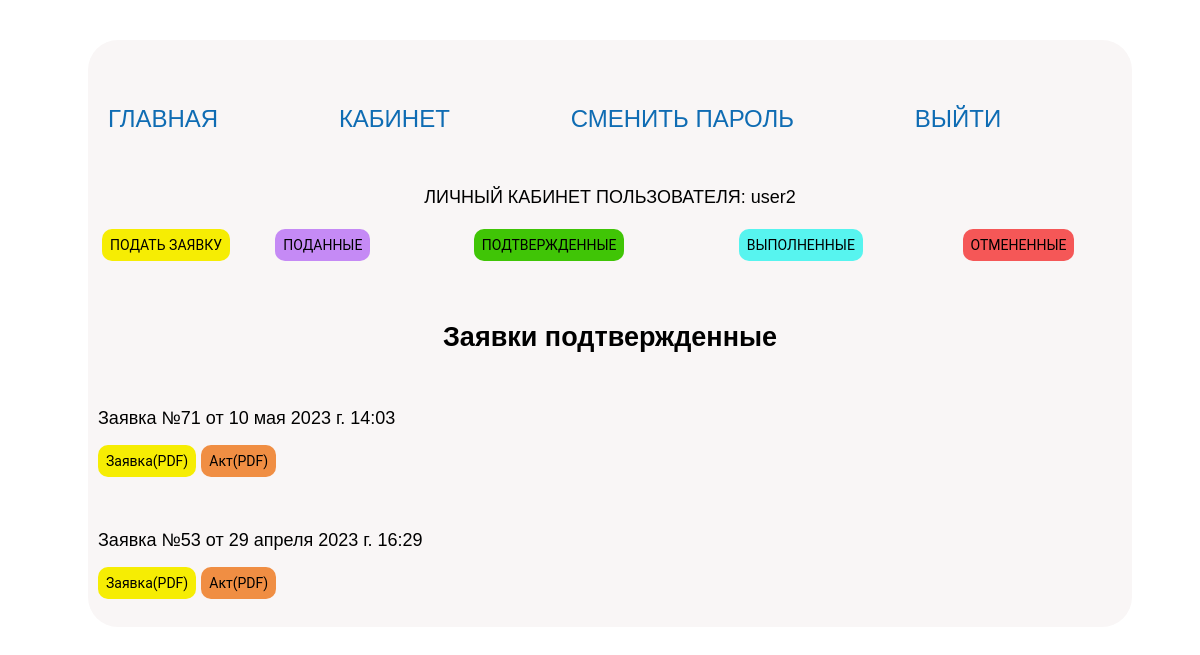
The page /all_applications_confirm/ (signed in) on the database its author committed.
### main/models.py (models this page shows, shortened)
class Application(models.Model):
    aplic_user = models.ForeignKey(
        User,
        null=True,
        on_delete=models.SET_NULL,
        verbose_name="Пользователь",
    )
    aplic_status = models.ForeignKey(
        Aplic_status,
        null=True,
        on_delete=models.SET_NULL,
        verbose_name="Статус заявки",
    )
    aplic_date = models.DateTimeField(
        auto_now_add=True, verbose_name="Дата добавления заявки"
    )
    user_fio = models.CharField(
        max_length=2000, null=True, verbose_name="ФИО заявителя"
    )
    user_telephon = models.CharField(
        max_length=2000, null=True, verbose_name="Телефон заявителя"
    )
    user_email = models.CharField(
        max_length=2000, null=True, verbose_name="Электронная почта заявителя"
    )
    org_name = models.CharField(
        max_length=2000, null=True, verbose_name="Наименование организации"
    )
    org_adress_ur = models.CharField(
        max_length=2000, null=True, verbose_name="Адрес организации (юридический)"
    )
    org_adress_f = models.CharField(
        max_length=2000, null=True, verbose_name="Адрес организации (фактический)"
    )
    org_bank_name = models.CharField(
        max_length=2000, null=True, verbose_name="Банк")
    org_bank_adress = models.CharField(
        max_length=2000, null=True, verbose_name="Адрес банка"
    )
    org_bank_rs = models.CharField(
        max_length=2000, null=True, verbose_name="Рассчетный счет"
    )
    org_bank_kod = models.CharField(
        max_length=2000, null=True, verbose_name="Код банка"
    )
    org_bank_unp = models.CharField(
        max_length=2000, null=True, verbose_name="УНП")
    org_bank_okpo = models.CharField(
        max_length=2000, null=True, verbose_name="ОКПО")
    org_contakt_data = models.CharField(
        max_length=2000, null=True, verbose_name="Контактные данные"
    )
    org_director_name = models.CharField(
        max_length=2000, null=True, verbose_name="Ф.И.О. руководителя"
    )
    org_deystvie = models.CharField(
        max_length=2000, null=True, verbose_name="Действует на основании"
    )
    sposob_svarki = models.ForeignKey(
        Welding_method,
        null=True,
        on_delete=models.SET_NULL,
        verbose_name="Способ сварки",
    )
    sheet_butt_weld_steel_grade = models.CharField(
        max_length=2000, null=True, verbose_name="Марка стали листа - Стыковой шов"
    )
    sheet_butt_weld_min_thickn = models.CharField(
        max_length=2000,
        null=True,
        verbose_name="Минимальная толщина листа - Стыковой шов",
    )
    sheet_butt_weld_max_thickn = models.CharField(
        max_length=2000,
        null=True,
        verbose_name="Максимальная толщина листа - Стыковой шов",
    )
    sheet_butt_weld_position = models.CharField(
        max_length=2000,
        null=True,
        verbose_name="Пространственное положение листа - Стыковой шов",
    )
    sheet_fillet_weld_steel_grade = models.CharField(
        max_length=2000, null=True, verbose_name="Марка стали листа - Угловой шов"
    )
    sheet_fillet_weld_min_thickn = models.CharField(
        max_length=2000,
        null=True,
        verbose_name="Минимальная толщина листа - Угловой шов",
    )
    sheet_fillet_weld_max_thickn = models.CharField(
        max_length=2000,
        null=True,
        verbose_name="Максимальная толщина листа - Угловой шов",
    )
    sheet_fillet_weld_position = models.CharField(
        max_length=2000,
        null=True,
        verbose_name="Пространственное положение листа - Угловой шов",
    )
    tube_butt_weld_steel_grade = models.CharField(
        max_length=2000, null=True, verbose_name="Марка стали трубы - Стыковой шов"
    )
    tube_butt_weld_min_thickn = models.CharField(
        max_length=2000,
        null=True,
        verbose_name="Минимальная толщина стенки трубы - Стыковой шов",
    )
    tube_butt_weld_max_thickn = models.CharField(
        max_length=2000,
        null=True,
        verbose_name="Максимальная толщина стенки трубы - Стыковой шов",
    )
    tube_butt_weld_min_diam = models.CharField(
        max_length=2000,
        null=True,
        verbose_name="Минимальный диаметр трубы - Стыковой шов",
    )
    tube_butt_weld_max_diam = models.CharField(
        max_length=2000,
        null=True,
        verbose_name="Максимальный диаметр трубы - Стыковой шов",
    )
    tube_butt_weld_position = models.CharField(
        max_length=2000,
        null=True,
        verbose_name="Пространственное положение  трубы - Стыковой шов",
    )
    tube_fillet_weld_steel_grade = models.CharField(
        max_length=2000, null=True, verbose_name="Марка стали трубы - Угловой шов"
    )
    tube_fillet_weld_min_thickn = models.CharField(
        max_length=2000,
        null=True,
        verbose_name="Минимальная толщина стенки трубы - Угловой шов",
    )
    tube_fillet_weld_max_thickn = models.CharField(
        max_length=2000,
        null=True,
        verbose_name="Максимальная толщина стенки трубы - Угловой шов",
    )
    tube_fillet_weld_min_diam = models.CharField(
        max_length=2000,
        null=True,
        verbose_name="Минимальный диаметр трубы - Угловой шов",
    )
    tube_fillet_weld_max_diam = models.CharField(
        max_length=2000,
        null=True,
        verbose_name="Максимальный диаметр трубы - Угловой шов",
    )
    tube_fillet_weld_position = models.CharField(
        max_length=2000,
        null=True,
        verbose_name="Пространственное положение  трубы - Угловой шов",
    )
    gpn = models.CharField(
        max_length=2000,
        null=True,
        verbose_name="Подведомственные Госпромнадзору МЧС РБ",
    )
    mas = models.CharField(
        max_length=2000,
        null=True,
        verbose_name="Подведомственные Министерству архитектуры и строительства РБ",
    )
    welder_name = models.CharField(
        max_length=2000,
        null=True,
        verbose_name="Имя сварщика",
    )
    welder_brand = models.CharField(
        max_length=2000,
        null=True,
        verbose_name="Клеймо сварщика",
    )
    welder_card_id = models.CharField(
        max_length=2000,
        null=True,
        default="---",
        verbose_name="Номер удостоверения сварщика",
    )
    welder_passport = models.CharField(
        max_length=2000,
        null=True,
        verbose_name="Паспорт сварщика",
    )
    welder_date_birth = models.CharField(
        max_length=2000,
        null=True,
        verbose_name="Дата рождения сварщика",
    )
    start_date = models.CharField(
        max_length=2000,
        null=True,
        default="NULL",
        verbose_name="Дата начала контроля",
    )
    end_date = models.CharField(
        max_length=2000,
        null=True,
        verbose_name="Дата окончания контроля",
    )
    welder_material = models.CharField(
        max_length=2000,
        null=True,
        default="---",
        verbose_name="Сварочный материал",
    )
    weld_main_material_plate = models.CharField(
        max_length=2000,
        null=True,
        default="---",
        verbose_name="Материал основной - Лист",
    )
    weld_main_material_tube = models.CharField(
        max_length=2000,
        null=True,
        default="---",
        verbose_name="Материал основной - Труба",
    )
    chef_kom_pos = models.CharField(
        max_length=2000,
        null=True,
        verbose_name="Должность председателя комиссии",
    )
    chef_kom_fio = models.CharField(
        max_length=2000,
        null=True,
        verbose_name="Имя председателя комиссии",
    )
    kom_pos = models.CharField(
        max_length=2000,
        null=True,
        verbose_name="Должность члена комиссии",
    )
    kom_fio = models.CharField(
        max_length=2000,
        null=True,
        verbose_name="Имя члена комиссии",
    )
    class Meta:
        verbose_name = "Заявка"
        verbose_name_plural = "Заявки"

### main/views.py (the view)
@login_required(login_url=reverse_lazy("login"))
def all_applications_confirm(request):
    title = "Заявки подтвержденные"
    username = str(request.user)
    if username == "admin":
        group = "admin"
    else:
        user = get_object_or_404(User, username=username)
        group = str(user.groups.get(user=user.id))
    if group == "customer":
        result = Application.objects.filter(
            Q(aplic_status_id="2") & Q(aplic_user_id=request.user.id)
        ).order_by("-aplic_date")
    elif group == "engineer":
        result = Application.objects.filter(
            aplic_status_id="2").order_by("-aplic_date")
    return render(
        request,
        "main/all_applications_confirm.html",
        {
            "title": title,
            "result": result,
            "group": group,
        },
    )

### main/templates/main/all_applications_confirm.html (shortened to what this page needs)
{% extends 'main/private_office_s1.html' %} {% block content_1 %}
<br /><br />
<h2><p class="center">Заявки подтвержденные</p></h2>
{% if group == "customer" %} {% for i in result %}
<br />
<p>Заявка №{{ i.id }} от {{ i.aplic_date }}</p>
<p>
  <a href="{% url 'pdf_application' pk=i.id %}">
    <button class="button pdf_z">Заявка(PDF)</button></a>
  <a href="{% url 'pdf_akt' pk=i.id %}">
    <button class="button pdf_akt">Акт(PDF)</button></a>
</p>
{% endfor %} {% endif %}  {% endblock %}

### main/templates/main/private_office_s1.html (shortened to what this page needs)
{% extends 'main/base.html' %}
{% block content %}
<br>
<br>
<p align='center' >ЛИЧНЫЙ КАБИНЕТ ПОЛЬЗОВАТЕЛЯ: {{ user }}
<table class="menu_1">
	<tbody>
		<tr>
            {% if group == "customer" %}
			<td style="text-align: center"><a href="{% url 'add_application' %}"><button class="button pdf_z">ПОДАТЬ ЗАЯВКУ</button></a></td>
            {% endif %}
            <td style="text-align: center"><a href="{% url 'all_applications_give' %}"><button class="button pod">ПОДАННЫЕ</button></a></td>
			<td style="text-align: center"><a href="{% url 'all_applications_confirm' %}"><button class="button podtv">ПОДТВЕРЖДЕННЫЕ</button></a></td>
            <td style="text-align: center"><a href="{% url 'all_applications_done' %}"><button class="button vyp">ВЫПОЛНЕННЫЕ</button></a></td>
            <td style="text-align: center"><a href="{% url 'all_applications_cancel' %}"><button class="button otm">ОТМЕНЕННЫЕ</button></a></td>
		</tr>
	</tbody>
</table>
{% block content_1 %}
{% endblock %}
{% endblock %}

### main/static/main/css/styles.css (style rules this page uses)
body { padding-top: 10px !important; width: 1000px; }
TABLE { width: auto; }
TD, TH { padding: 3px; text-align: center; }
* { outline: 0; }
a { color: #0f6cb3; text-decoration: none; }
body { font-family: "Arial"; font-size: 18px; border: 0px solid; width: 1024px; margin-left: auto; margin-right: auto; margin-top: 30px; padding: 10px; line-height: 18px; }
.center { text-align: center; }
.button { border: none; outline: none; display: inline-block; text-align: center; text-decoration: none; cursor: pointer; font-size: 14px; font-family: Roboto, Verdana, Tahoma, sans; padding: 8px 8px; border-radius: 10px; color: rgb(0, 0, 0); }
.button.otm { background: #f55757; color: rgb(0, 0, 0); }
.button.podtv { background: #40c506; color: rgb(0, 0, 0); }
.button.pdf_z { background: #f6ed03; color: rgb(0, 0, 0); }
.button.pdf_akt { background: #f08e43; color: rgb(0, 0, 0); }
.button.pod { background: #c58af5; color: rgb(0, 0, 0); }
.button.vyp { background: #57f4ef; color: rgb(0, 0, 0); }

### main/templates/main/private_office_s1.html (style rules this page uses)
table.menu_1 { width: 100%; border-collapse:collapse; border-spacing:0; height: auto; }
table.menu_1,table.menu_1 td, table.menu_1 th { border: 0px solid #595959; }
table.menu_1 td,table.menu_1 th { padding: 3px; width: 30px; height: 35px; }

### rows shown on the page
Application: id "71", aplic_date "10 мая 2023 г. 14:03"
Application: id "53", aplic_date "29 апреля 2023 г. 16:29"

### other values the page prints
{{ user }} "user2"
